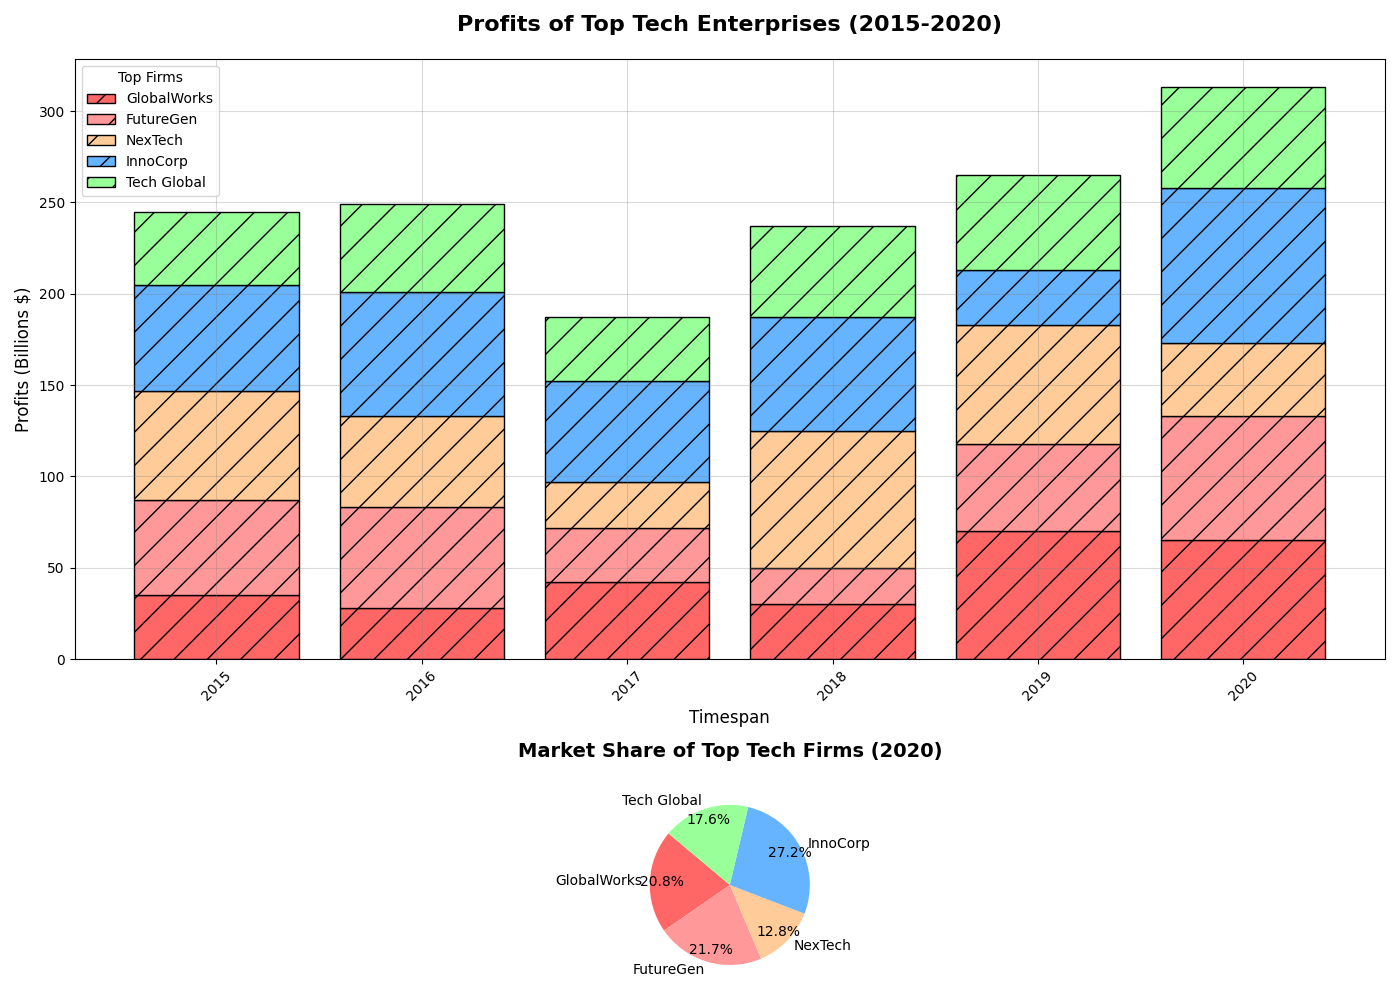

Recreate this plot in Python.
import matplotlib.pyplot as plt
import numpy as np

years = np.arange(2015, 2021)

company_names = ['GlobalWorks', 'FutureGen', 'NexTech', 'InnoCorp', 'Tech Global']
# Manually shuffled revenue data for each company
globalworks_revenue = np.array([35, 28, 42, 30, 70, 65])
futuregen_revenue = np.array([52, 55, 30, 20, 48, 68])
nextech_revenue = np.array([60, 50, 25, 75, 65, 40])
innocorp_revenue = np.array([58, 68, 55, 62, 30, 85])
tech_global_revenue = np.array([40, 48, 35, 50, 52, 55])

revenues = np.array([globalworks_revenue, futuregen_revenue, nextech_revenue, innocorp_revenue, tech_global_revenue])

fig, (ax1, ax2) = plt.subplots(2, 1, figsize=(14, 10), gridspec_kw={'height_ratios': [3, 1]})

# Shuffled color assignments
colors = ['#FF6666', '#FF9999', '#FFCC99', '#66B3FF', '#99FF99']
markers = ['o', 's', '^', 'D', 'P']
line_styles = ['-', '--', '-.', ':', '-']

for i in range(len(company_names)):
    if i == 0:
        ax1.bar(years, revenues[i], color=colors[i], edgecolor='black', hatch='/', label=company_names[i])
    else:
        bottom = np.sum(revenues[:i], axis=0)
        ax1.bar(years, revenues[i], color=colors[i], edgecolor='black', hatch='/', bottom=bottom, 
                label=company_names[i])

ax1.set_title('Profits of Top Tech Enterprises (2015-2020)', fontsize=16, fontweight='bold', pad=20)
ax1.set_xlabel('Timespan', fontsize=12)
ax1.set_ylabel('Profits (Billions $)', fontsize=12)
ax1.set_xticks(years)
ax1.set_xticklabels(years, rotation=45)
ax1.legend(title="Top Firms", loc='upper left', fontsize=10, frameon=True)
ax1.grid(True, which='major', linestyle='-', color='grey', alpha=0.3)

revenue_2020 = revenues[:, -1]
ax2.pie(revenue_2020, labels=company_names, autopct='%1.1f%%', colors=colors, startangle=140, pctdistance=0.85)
ax2.set_title('Market Share of Top Tech Firms (2020)', fontsize=14, fontweight='bold', pad=20)

plt.tight_layout()

plt.show()
